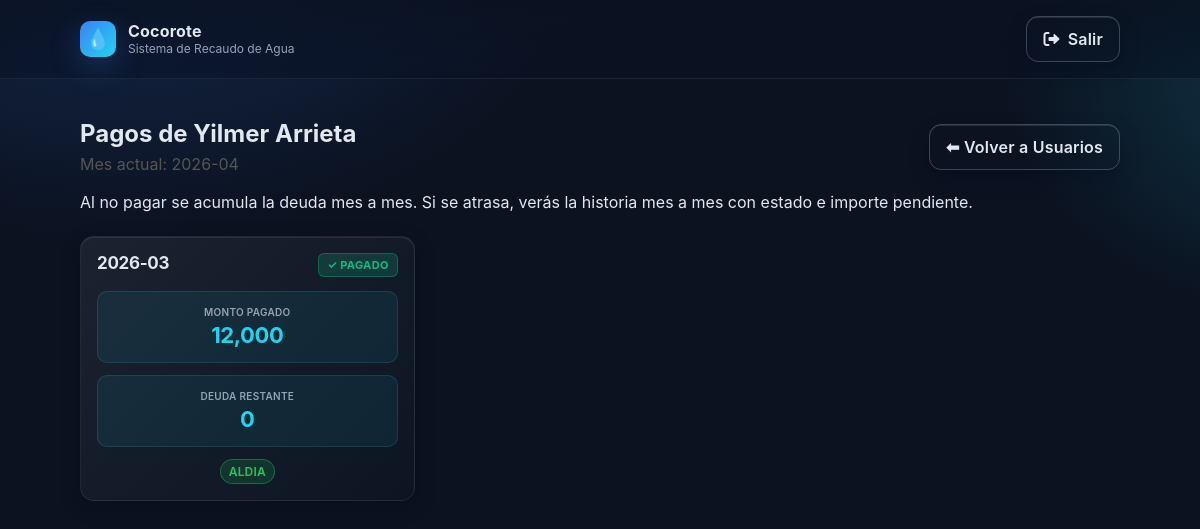
The app's page /users/21 (signed in) with its own data.
### tables this page shows
CREATE TABLE usuarios (
            id INTEGER PRIMARY KEY AUTOINCREMENT,
            nombre TEXT NOT NULL
        , saldo_favor INTEGER DEFAULT 0);

CREATE TABLE pagos (
            id INTEGER PRIMARY KEY AUTOINCREMENT,
            usuario_id INTEGER,
            mes TEXT,
            valor INTEGER,
            pagado INTEGER,
            estado TEXT,
            FOREIGN KEY(usuario_id) REFERENCES usuarios(id)
        );

### app.py (the view)
@app.route("/users/<int:user_id>", methods=["GET"])
@login_required
def user_detail(user_id):
    conn = get_db_connection()
    usuario = conn.execute("SELECT id, nombre FROM usuarios WHERE id = ?", (user_id,)).fetchone()
    pagos = conn.execute(
        "SELECT id, mes, valor, pagado, estado FROM pagos WHERE usuario_id = ? ORDER BY id DESC",
        (user_id,)
    ).fetchall()
    conn.close()
    if not usuario:
        return redirect(url_for("users"))
    current_month = datetime.now().strftime("%Y-%m")
    return render_template("user_detail.html", usuario=usuario, pagos=pagos, current_month=current_month)

### app.py (called while the page is built)
def login_required(view):
    @wraps(view)
    def wrapped_view(*args, **kwargs):
        if not session.get("user"):
            return redirect(url_for("login", next=request.path))
        return view(*args, **kwargs)
    return wrapped_view

### database/database.py (called while the page is built)
def get_db_connection():
    db_path = os.path.join(os.path.dirname(__file__), 'aldiaapp.db')
    conn = sqlite3.connect(db_path)
    conn.row_factory = sqlite3.Row
    return conn

### templates/user_detail.html (shortened to what this page needs)
<!DOCTYPE html>
<html lang="es">
<head>
    <link rel="stylesheet" href="{{ url_for('static', filename='css/style.css') }}">
    <link rel="stylesheet" href="https://cdnjs.cloudflare.com/ajax/libs/font-awesome/6.0.0/css/all.min.css">
</head>
<body>
<header class="site-header">
  <div class="brand">
    <div class="logo" aria-hidden="true">💧</div>
    <div class="brand-text">
      <span class="brand-title">Cocorote</span>
      <span class="brand-subtitle">Sistema de Recaudo de Agua</span>
    </div>
    {% if session.get('user') %}
      <a class="btn ghost" href="{{ url_for('logout') }}"><i class="fas fa-sign-out-alt"></i> Salir</a>
    {% endif %}
  </div>
</header>
<main class="container">
  <section style="margin:8px 0 18px; display:flex; justify-content:space-between; align-items:center; gap:12px; flex-wrap:wrap;">
    <div>
      <h1 style="margin:0;">Pagos de {{ usuario['nombre'] }}</h1>
      <p style="margin:6px 0 0; color:#555;">Mes actual: {{ current_month }}</p>
    </div>
    <a class="btn ghost" href="{{ url_for('users') }}">⬅ Volver a Usuarios</a>
  </section>
  <p style="margin-bottom:16px;">Al no pagar se acumula la deuda mes a mes. Si se atrasa, verás la historia mes a mes con estado e importe pendiente.</p>
  <div class="pagos-grid">
    {% for p in pagos %}
    <div class="pago-card">
      <div class="pago-header">
        <h3 class="pago-mes">{{ p['mes'] }}</h3>
        <div class="pago-status">
          {% if p['pagado'] %}
            <span class="status-paid">✓ Pagado</span>
          {% else %}
            <span class="status-unpaid">✗ No pagado</span>
          {% endif %}
        </div>
      </div>
      <div class="pago-body">
        <div class="pago-valor">
          <span class="pago-valor-label">Monto pagado</span>
          <span class="pago-valor-amount">{{ '{:,.0f}'.format(p['valor']) }}</span>
        </div>
        <div class="pago-valor">
          <span class="pago-valor-label">Deuda restante</span>
          <span class="pago-valor-amount">{{ '{:,.0f}'.format(12000 - p['valor']) }}</span>
        </div>
        <div class="pago-estado">
          {% set est = p['estado'] or '-' %}
          {% if est in ['aldia','parcial','pendiente'] %}
            <span class="badge {{ 'status-aldia' if est=='aldia' else 'status-parcial' if est=='parcial' else 'status-pendiente' }}">{{ est }}</span>
          {% else %}
            <span class="pago-estado-default">{{ est }}</span>
          {% endif %}
        </div>
      </div>
    </div>
    {% else %}
    <div class="empty-state">
      <p>📋 Sin pagos registrados</p>
    </div>
    {% endfor %}
  </div>
</main>
</body>
</html>

### static/css/style.css (style rules this page uses)
:root { --bg:#0b1220; --card:#11192b; --muted:#94a3b8; --text:#e2e8f0; --brand:#3b82f6; --brand-600:#2563eb; --brand-700:#1d4ed8; --accent:#22d3ee; --ring: 0 0 0 4px color-mix(in oklab, var(--brand) 20%, transparent); color-scheme: dark; }
* { box-sizing:border-box; }
html,body { height:100%; }
body { font-family: 'Inter', system-ui, -apple-system, Segoe UI, Roboto, Arial, sans-serif; background: radial-gradient(1200px 800px at 10% -10%, rgba(59,130,246,.22), transparent 40%), radial-gradient(800px 600px at 110% 10%, rgba(34,211,238,.18), transparent 40%), var(--bg); color:var(--text); margin:0; -webkit-font-smoothing:antialiased; -moz-osx-font-smoothing:grayscale; }
.site-header { position:sticky; top:0; z-index:10; backdrop-filter:saturate(1.3) blur(8px); background:linear-gradient(180deg, rgba(11,18,32,.85), rgba(11,18,32,.55)); border-bottom:1px solid rgba(148,163,184,.12); }
.brand { max-width:1080px; margin:0 auto; padding:16px 20px; display:flex; align-items:center; gap:12px; }
.logo { width:36px; height:36px; display:grid; place-items:center; background:linear-gradient(135deg, var(--brand), var(--accent)); border-radius:10px; font-size:20px; box-shadow:0 10px 30px rgba(59,130,246,.25); }
.brand-text { display:flex; flex-direction:column; line-height:1; }
.brand-title { font-weight:700; letter-spacing:.2px; }
.brand-subtitle { color:var(--muted); font-size:12px; margin-top:4px; }
.container { max-width:1080px; margin:0 auto; padding:32px 20px; }
.btn { --bg:var(--card); --fg:var(--text); --bd:rgba(148,163,184,.2); display:inline-flex; align-items:center; justify-content:center; gap:8px; text-decoration:none; cursor:pointer; user-select:none; padding:12px 16px; border-radius:12px; border:1px solid var(--bd); transition:all .2s ease; font-weight:600; letter-spacing:.2px; box-shadow:0 1px 0 0 rgba(148,163,184,.2) inset, 0 8px 20px rgba(2,6,23,.24); }
.btn.ghost { background:transparent; color:var(--text); border-color:rgba(148,163,184,.35); }
.badge { display:inline-block; padding:6px 10px; border-radius:8px; font-size:11px; font-weight:700; text-transform:uppercase; letter-spacing:.4px; white-space:nowrap; }
.status-aldia { background:rgba(16,185,129,.15); color:#10b981; border:1px solid rgba(16,185,129,.3); }
.badge { display:inline-block; padding:4px 8px; border-radius:999px; font-size:12px; font-weight:600; letter-spacing:.2px; }
.status-aldia { color:#22c55e; background:rgba(34,197,94,.16); border:1px solid rgba(34,197,94,.4); }
h1 { text-align:inherit; }
.pagos-grid { display:grid; gap:14px; grid-template-columns:1fr; margin-top:24px; }
@media (min-width:640px) { .pagos-grid { grid-template-columns:repeat(2, minmax(0, 1fr)); gap:16px; } }
@media (min-width:1024px) { .pagos-grid { grid-template-columns:repeat(3, minmax(0, 1fr)); gap:18px; } }
.pago-card { background:linear-gradient(135deg, rgba(255,255,255,.07), rgba(255,255,255,.01)); border:1px solid rgba(148,163,184,.12); border-radius:14px; padding:16px; display:flex; flex-direction:column; box-shadow:0 6px 20px rgba(2,6,23,.25), inset 0 1px rgba(255,255,255,.08); transition:all .3s cubic-bezier(0.4, 0, 0.2, 1); }
.pago-header { display:flex; justify-content:space-between; align-items:flex-start; gap:12px; margin-bottom:14px; }
.pago-mes { margin:0; font-size:17px; font-weight:700; letter-spacing:-.3px; line-height:1.2; }
.pago-status { display:flex; gap:4px; align-items:center; }
.status-paid { display:inline-flex; align-items:center; gap:4px; padding:4px 8px; border-radius:6px; background:rgba(16,185,129,.2); color:#10b981; font-size:11px; font-weight:700; text-transform:uppercase; letter-spacing:.3px; border:1px solid rgba(16,185,129,.35); }
.pago-body { display:flex; flex-direction:column; gap:12px; margin-bottom:0; }
.pago-valor { display:flex; flex-direction:column; align-items:center; justify-content:center; padding:14px; background:rgba(34,211,238,.08); border-radius:10px; border:1px solid rgba(34,211,238,.15); }
.pago-valor-label { font-size:10px; color:var(--muted); text-transform:uppercase; letter-spacing:.3px; font-weight:600; margin-bottom:4px; }
.pago-valor-amount { font-size:22px; font-weight:700; color:var(--accent); letter-spacing:-.4px; word-break:break-word; }
.pago-estado { display:flex; justify-content:center; align-items:center; }

### records on screen
usuarios: nombre "Yilmer Arrieta"
pagos: mes "2026-03", pagado "✓ PAGADO", valor "12,000", 12000-p['valor'] "0", estado "ALDIA"
